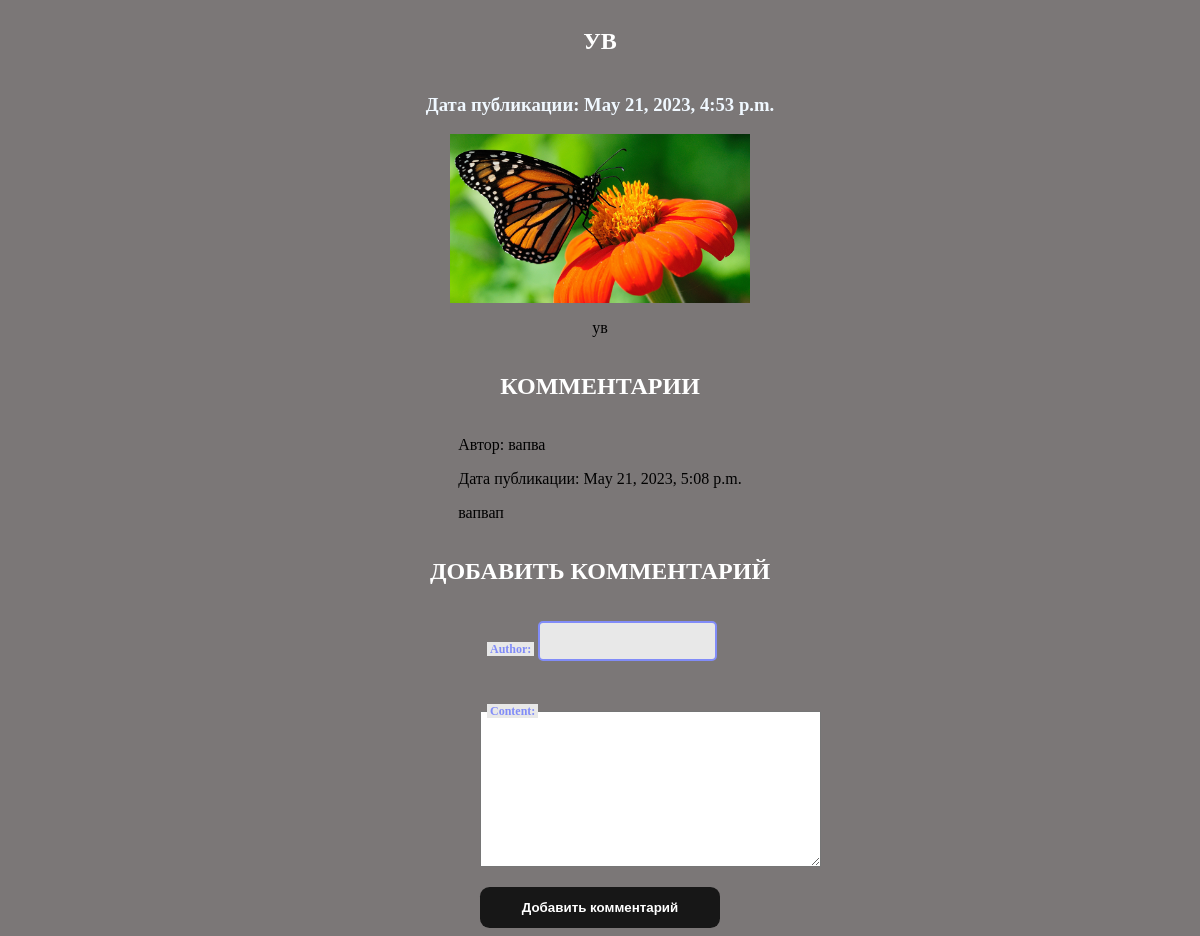
Screenshot of /post/3/ with the database file from the repository.
### tomphson_main/models.py (models this page shows)
class Post(models.Model):
    title = models.CharField(max_length=255)
    content = models.TextField()
    pub_date = models.DateTimeField(auto_now_add=True)
    photo = models.ImageField(upload_to='post_photos')

class Comment(models.Model):
    post = models.ForeignKey(Post, on_delete=models.CASCADE, related_name='comments')
    author = models.CharField(max_length=255)
    content = models.TextField()
    pub_date = models.DateTimeField(auto_now_add=True)

### tomphson_main/views.py (the view)
# urls.py: path('post/<int:post_id>/', views.blog_detail, name='blog_detail'),
def blog_detail(request, post_id):
    post = get_object_or_404(Post, id=post_id)
    comments = Comment.objects.filter(post=post)  # Fetch comments related to the post
    if request.method == 'POST':
        form = CommentForm(request.POST)
        if form.is_valid():
            comment = form.save(commit=False)
            comment.post = post
            comment.save()
            return redirect('blog_detail', post_id=post_id)
    else:
        form = CommentForm()
    return render(request, 'blog_detail.html', {'post': post, 'form': form, 'comments': comments})

### tomphson_main/forms.py
class CommentForm(forms.ModelForm):
    class Meta:
        model = Comment
        fields = ('author', 'content')

### tomphson_main/templates/blog_detail.html (shortened to what this page needs)
<!DOCTYPE html>
<html lang="en">
<head>
  <link rel="stylesheet" href="../../static/css/style.css">
</head>
<body>
  {% block content %}
  <div class="post">
    <h2>{{ post.title }}</h2>
    <h3>Дата публикации: {{ post.pub_date }}</h3>
    <img src="{{ post.photo.url }}" alt="{{ post.title }}" width="300">
    <p>{{ post.content }}</p>
  </div>
    <div class="comm">
      <h2>Комментарии</h2>
      {% for comment in comments %}
        <div class="comment">
          <p>Автор: {{ comment.author }}</p>
          <p>Дата публикации: {{ comment.pub_date }}</p>
          <p>{{ comment.content }}</p>
        </div>
      {% empty %}
      <p></p>
      {% endfor %}
      <h2>Добавить комментарий</h2>
      <form method="post" action="{% url 'add_comment' post.id %}">
        {{ form.as_p }}
        <button type="submit">Добавить комментарий</button>
      </form>
      {% endblock %}
    </div>
</body>
</html>

### static/css/style.css (style rules this page uses)
body { background: rgb(123, 119, 119); }
h2 { text-align: center; text-transform: uppercase; color: white; }
h3 { color: aliceblue; }
.post { display: flex; flex-direction: column; justify-content: center; align-items: center; }
form { display: flex; flex-direction: column; width: fit-content; position: static; max-width: 240px; }
.comm { display: flex; flex-direction: column; align-items: center; }
label { font-size: 0.75rem; color: #818CF8; font-weight: 700; position: relative; top: 0.5rem; margin: 0 0 0 7px; padding: 0 3px; background: #e8e8e8; width: fit-content; }
input[type=text], input { padding: 11px 10px; font-size: 0.75rem; border: 2px #818CF8 solid; border-radius: 5px; background: #e8e8e8; }
button { font-family: Arial, Helvetica, sans-serif; font-weight: bold; color: white; background-color: #171717; padding: 1em 2em; border: none; border-radius: .6rem; position: relative; cursor: pointer; overflow: hidden; }

### rows the page displays
Post: title "УВ", pub_date "May 21, 2023, 4:53 p.m.", photo (picture), content "ув"
Comment: author "вапва", pub_date "May 21, 2023, 5:08 p.m.", content "вапвап"
